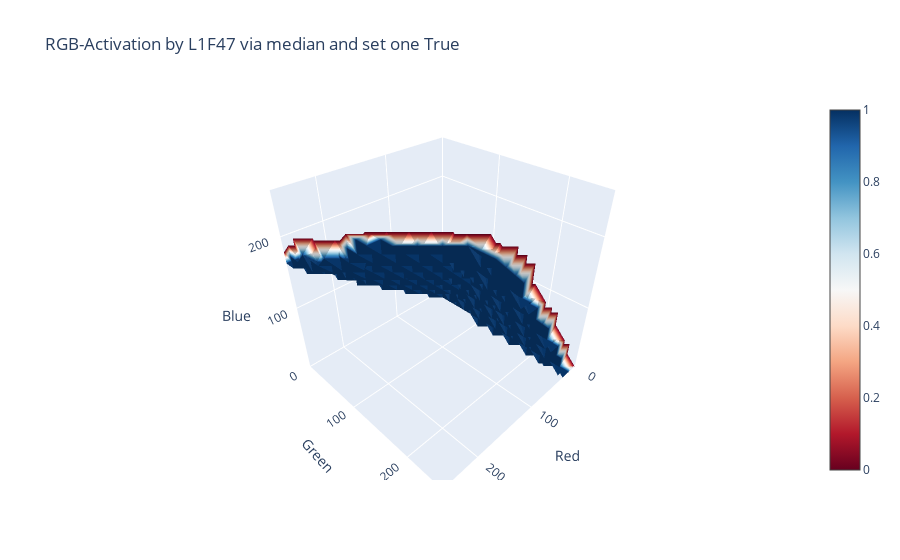

Here is the notebook cell this chart was saved with:
### Code cell
plot4DFigure(X=xs, Y=ys, Z=zs, values=rets, set_one=True, opacity=1,
             title="RGB-Activation by L1F47 via {} and set one {}".format(method, "True"))

### Figure 1 — Plotly figure (JSON) as saved in the notebook; plotly's stock layout.template omitted (floating-point values rounded to 4 significant figures; data arrays with more than 128 entries replaced by an {"elided": "..."} marker saying what was removed)
{"data": [{"caps": {"x": {"show": false}, "y": {"show": false}, "z": {"show": false}}, "colorscale": [[0, "rgb(103,0,31)"], [0.1, "rgb(178,24,43)"], [0.2, "rgb(214,96,77)"], [0.3, "rgb(244,165,130)"], [0.4, "rgb(253,219,199)"], [0.5, "rgb(247,247,247)"], [0.6, "rgb(209,229,240)"], [0.7, "rgb(146,197,222)"], [0.8, "rgb(67,147,195)"], [0.9, "rgb(33,102,172)"], [1, "rgb(5,48,97)"]], "isomax": 1, "isomin": 0, "opacity": 1, "surface": {"count": 100}, "type": "volume", "value": {"elided": "5832 int values"}, "x": {"elided": "5832 int values"}, "y": {"elided": "5832 int values"}, "z": {"elided": "5832 int values"}}], "layout": {"scene": {"xaxis": {"nticks": 4, "range": [0, 255], "title": {"text": "Red"}}, "yaxis": {"nticks": 4, "range": [0, 255], "title": {"text": "Green"}}, "zaxis": {"nticks": 4, "range": [0, 255], "title": {"text": "Blue"}}}, "title": {"text": "RGB-Activation by L1F47 via median and set one True"}}}
